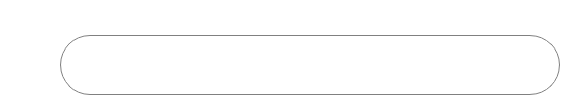
                            <widget class="QWidget" name="widget_22" native="true">
                             <property name="minimumSize">
                              <size>
                               <width>0</width>
                               <height>100</height>
                              </size>
                             </property>
                             <property name="maximumSize">
                              <size>
                               <width>16777215</width>
                               <height>100</height>
                              </size>
                             </property>
                             <property name="styleSheet">
                              <string notr="true">border:none;
background:transparent;</string>
                             </property>
                             <widget class="QWidget" name="layoutWidget">
                              <property name="geometry">
                               <rect>
                                <x>60</x>
                                <y>0</y>
                                <width>502</width>
                                <height>95</height>
                               </rect>
                              </property>
                              <layout class="QVBoxLayout" name="verticalLayout_18">
                               <item>
                                <widget class="QLabel" name="mo_hash_label">
                                 <property name="font">
                                  <font>
                                   <pointsize>12</pointsize>
                                  </font>
                                 </property>
                                 <property name="cursor">
                                  <cursorShape>IBeamCursor</cursorShape>
                                 </property>
                                 <property name="styleSheet">
                                  <string notr="true">border: 0px solid gray; 
background: None;
color:white;</string>
                                 </property>
                                 <property name="text">
                                  <string>MO# (Format 123456-00)</string>
                                 </property>
                                 <property name="alignment">
                                  <set>Qt::AlignCenter</set>
                                 </property>
                                </widget>
                               </item>
                               <item>
                                <widget class="QLineEdit" name="enter_mo_lineEdit">
                                 <property name="sizePolicy">
                                  <sizepolicy hsizetype="Preferred" vsizetype="Preferred">
                                   <horstretch>0</horstretch>
                                   <verstretch>0</verstretch>
                                  </sizepolicy>
                                 </property>
                                 <property name="minimumSize">
                                  <size>
                                   <width>500</width>
                                   <height>60</height>
                                  </size>
                                 </property>
                                 <property name="maximumSize">
                                  <size>
                                   <width>500</width>
                                   <height>60</height>
                                  </size>
                                 </property>
                                 <property name="font">
                                  <font>
                                   <pointsize>12</pointsize>
                                  </font>
                                 </property>
                                 <property name="styleSheet">
                                  <string notr="true">border: 1px solid gray; 
border-radius: 30px;
color: white;</string>
                                 </property>
                                 <property name="text">
                                  <string />
                                 </property>
                                 <property name="alignment">
                                  <set>Qt::AlignCenter</set>
                                 </property>
                                </widget>
                               </item>
                              </layout>
                             </widget>
                            </widget>
